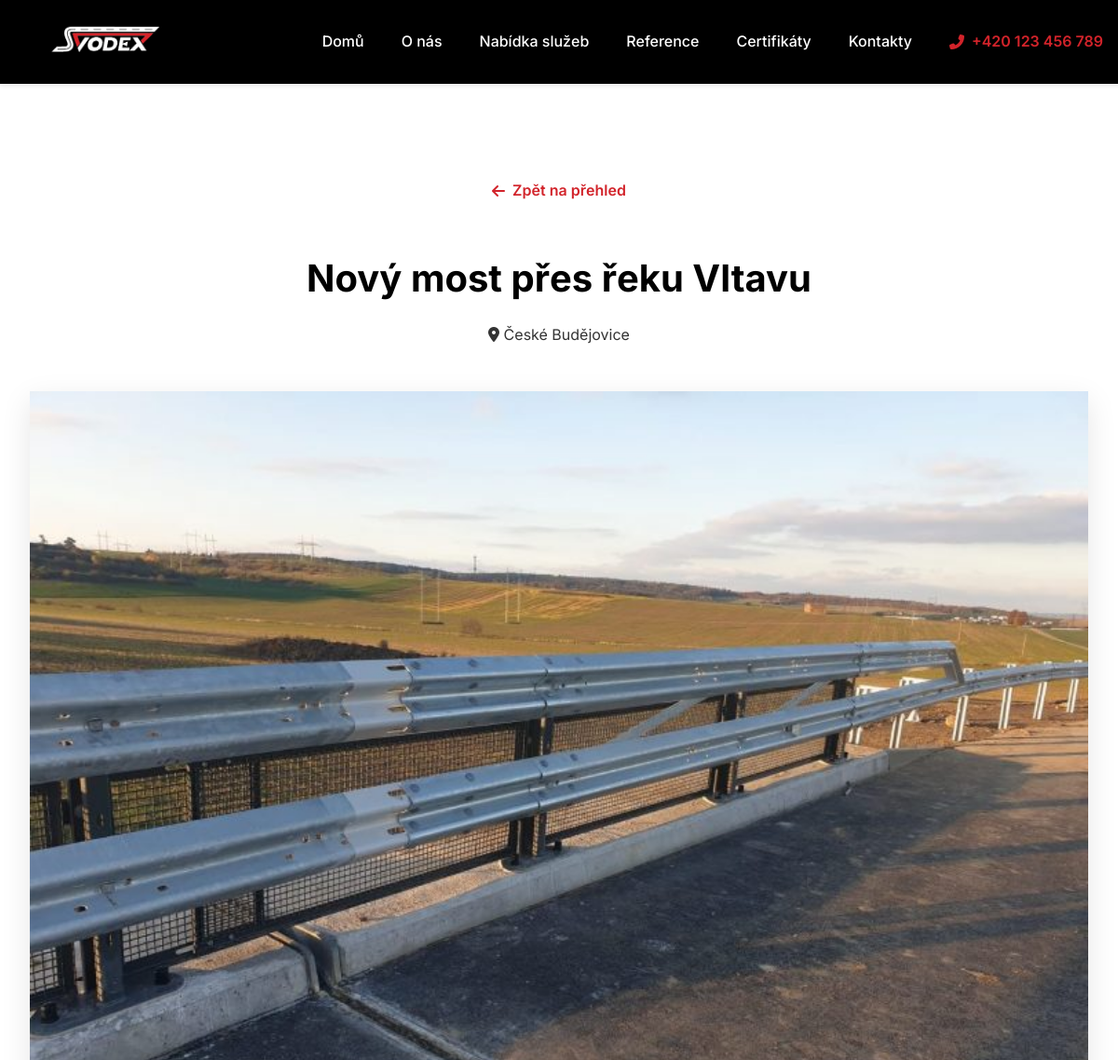
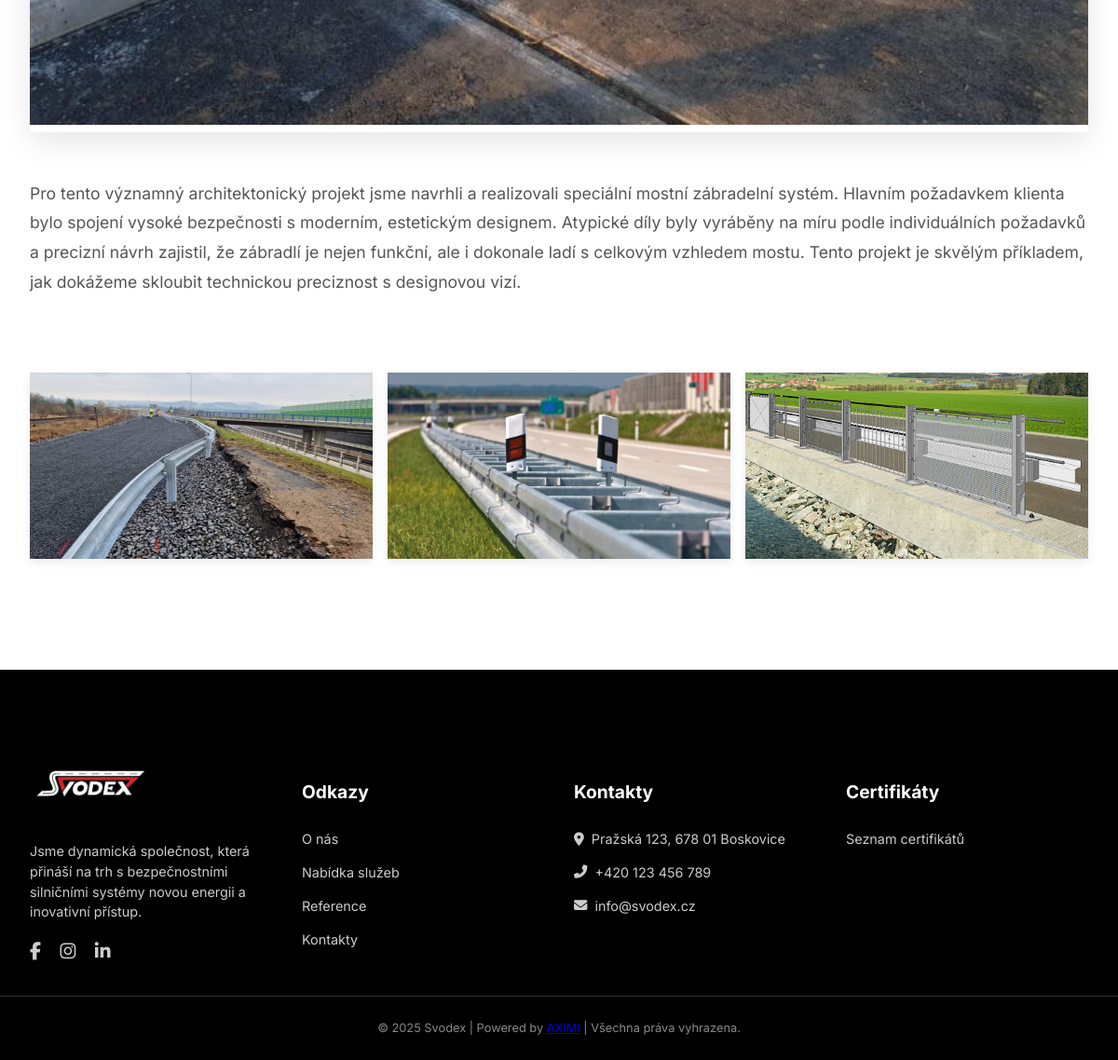
The page /reference/2/ on the database its author committed (2 pictures, top to bottom).
### reference/models.py (models this page shows, shortened)
class Reference(models.Model):
    title = models.CharField(max_length=200)
    description = models.TextField()
    location = models.CharField(max_length=100)
    photo = models.ImageField(upload_to='references/')
    date_added = models.DateTimeField(auto_now_add=True)

class ReferenceImage(models.Model):
    reference = models.ForeignKey(Reference, on_delete=models.CASCADE, related_name='images')
    image = models.ImageField(upload_to='references/gallery/')
    caption = models.CharField(max_length=255, blank=True)

### reference/views.py (the view)
# urls.py: path('<int:pk>/', views.reference_detail, name='reference_detail'),
def reference_detail(request, pk):
    reference = get_object_or_404(Reference, pk=pk)
    context = {'reference': reference}
    return render(request, 'reference/reference_detail.html', context)

### reference/templates/reference/reference_detail.html (shortened to what this page needs)
{% extends 'base.html' %}
{% load static %}
{% block content %}
<section class="reference-detail-section">
    <div class="container">
        <div class="reference-header">
            <a href="{% url 'reference_list' %}" class="back-link"><i class="fas fa-arrow-left"></i> Zpět na přehled</a>
            <h1>{{ reference.title }}</h1>
            <p class="location"><i class="fas fa-map-marker-alt"></i> {{ reference.location }}</p>
        </div>
        <div class="reference-main-photo">
            <img src="{{ reference.photo.url }}" alt="{{ reference.title }}">
        </div>
        <div class="reference-body">
            <div class="reference-description">
                {{ reference.description|safe|linebreaks }}
            </div>
{% if reference.images.all %}
    <div class="reference-gallery">
        {% for image in reference.images.all %}
            <a href="{{ image.image.url }}" data-lightbox="reference-gallery" data-title="{{ image.caption }}">
                <img src="{{ image.image.url }}" alt="{{ image.caption|default:reference.title }}">
            </a>
        {% endfor %}
    </div>
{% endif %}
        </div>
    </div>
</section>
{% endblock %}

### static/css/style.css (style rules this page uses)
:root { --primary-color: #000000; --secondary-color: #D2232A; --text-color-light: #fff; --text-color-dark: #333; --background-light: #f4f4f4; }
body { font-family: 'Inter', sans-serif; color: var(--text-color-dark); margin: 0; line-height: 1.6; background-color: transparent; min-height: 100vh; display: flex; flex-direction: column; }
h1, h2, h3 { font-family: 'Inter', sans-serif; color: var(--primary-color); font-weight: 700; }
h1 { font-size: 3rem; margin-bottom: 1rem; }
.container { max-width: 1200px; margin: 0 auto; padding: 2rem; }
.reference-detail-section { padding: 5rem 0; }
.reference-header { text-align: center; margin-bottom: 3rem; }
.back-link { display: inline-flex; align-items: center; gap: 0.5rem; color: var(--secondary-color); text-decoration: none; font-weight: 600; margin-bottom: 1rem; transition: color 0.3s ease; }
.reference-header h1 { font-size: 2.5rem; margin-bottom: 0.5rem; }
.reference-main-photo { width: 100%; margin-bottom: 2rem; border-radius: 0px; box-shadow: 0 10px 30px rgba(0,0,0,0.1); }
.reference-main-photo img { width: 100%; height: auto; border-radius: 0px; }
.reference-body { display: flex; flex-direction: column; gap: 2rem; }
.reference-description { font-size: 1.1rem; line-height: 1.8; color: #555; }
.reference-gallery { display: grid; grid-template-columns: repeat(auto-fit, minmax(250px, 1fr)); gap: 1rem; margin-top: 2rem; }
.reference-gallery img { width: 100%; height: 200px; object-fit: cover; border-radius: 0px; transition: transform 0.3s ease, box-shadow 0.3s ease; box-shadow: 0 4px 10px rgba(0,0,0,0.08); }

### rows shown on the page
Reference: title "Nový most přes řeku Vltavu", location "České Budějovice", photo (picture), description "Pro tento významný architektonický projekt jsme navrhli a realizovali speciální mostní zábradelní systém. Hlavním požadavkem klienta bylo spojení vysoké bezpečnosti s moderním, estetickým designem. Atypické díly byly vyráběny na míru podle individuálních požadavků a precizní návrh zajistil, že zábradlí je nejen funkční, ale i dokonale ladí s celkovým vzhledem mostu. Tento projekt je skvělým příkladem, jak dokážeme skloubit technickou preciznost s designovou vizí."
ReferenceImage: image (picture)
ReferenceImage: image (picture)
ReferenceImage: image (picture)
